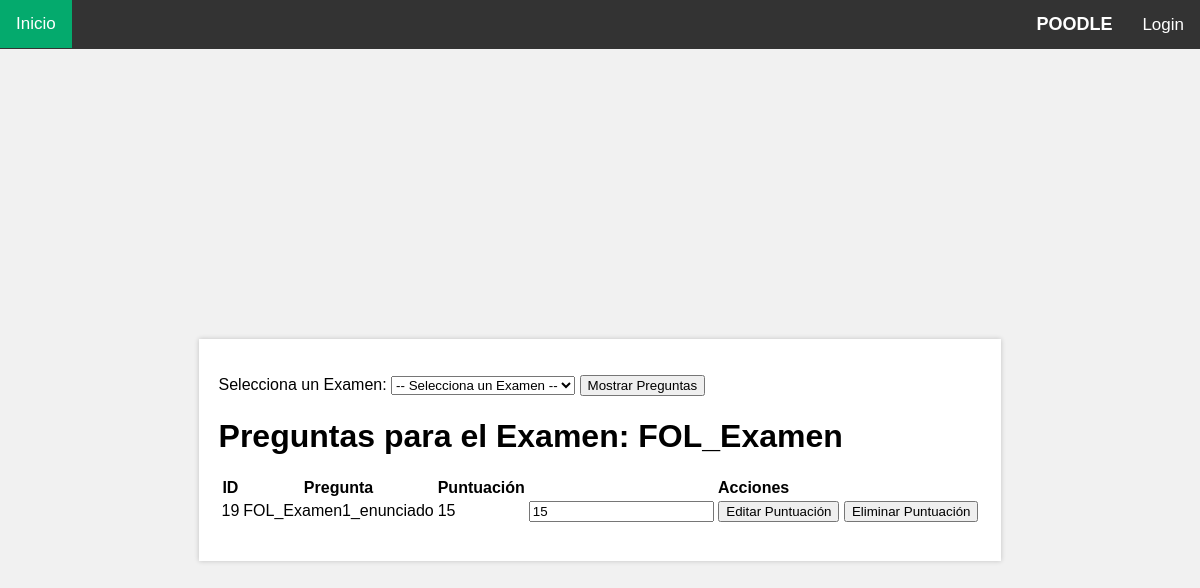
Screenshot of /editar_pregunta.php?examen=13 with the database file from the repository.
### tables this page shows
CREATE TABLE `examenes` (
  `id` int(11) NOT NULL,
  `titulo` text DEFAULT NULL,
  `grupo` int(11) DEFAULT NULL,
  `fk_categoria` int(11) DEFAULT NULL,
  `puntuacionTotal` int(11) DEFAULT NULL,
  `borrado` tinyint(1) DEFAULT NULL,
  `creador` varchar(40) DEFAULT NULL
);

CREATE TABLE `preguntas_examenes` (
  `examen` int(11) NOT NULL,
  `pregunta` int(11) NOT NULL,
  `puntuacion` int(11) DEFAULT NULL
);

CREATE TABLE `pregunta` (
  `id` int(11) NOT NULL,
  `enunciado` text DEFAULT NULL,
  `respuestaA` text DEFAULT NULL,
  `respuestaB` text DEFAULT NULL,
  `respuestaC` text DEFAULT NULL,
  `respuestaD` text DEFAULT NULL,
  `categoria` int(11) DEFAULT NULL,
  `correcto` text DEFAULT 'Respuesta_A'
);

### editar_pregunta.php (the view, shortened to what this page needs)
<!DOCTYPE html>
<html lang="en">
<head>
  <link rel="stylesheet" href="style.css">
</head>
<body>
  <?php require './navbar.php'; ?>
  <div class="content">
    <p>
    <?php
    $conn = getconn();
function sanitize($input) {
    global $conn;
    $input = trim($input);
    $input = stripslashes($input);
    $input = htmlspecialchars($input);
    $input = mysqli_real_escape_string($conn, $input);
    return $input;
}
$examsQuery = "SELECT id, titulo FROM examenes";
$examsResult = mysqli_query($conn, $examsQuery);
if (mysqli_num_rows($examsResult) > 0) {
    echo "<form method='GET' action=''>
        <label for='examen'>Selecciona un Examen:</label>
        <select name='examen' id='examen'>
            <option value=''>-- Selecciona un Examen --</option>";
    echo "</select>
        <button type='submit'>Mostrar Preguntas</button>
    </form>";
    if ($_SERVER['REQUEST_METHOD'] === 'GET' && isset($_GET['examen'])) {
        $examenId = sanitize($_GET['examen']);
        $examQuery = "SELECT * FROM examenes WHERE id = $examenId";
        $examResult = mysqli_query($conn, $examQuery);
        if (mysqli_num_rows($examResult) > 0) {
            $examRow = mysqli_fetch_assoc($examResult);
            $examTitle = $examRow['titulo'];
            $questionsQuery = "SELECT p.id, p.enunciado, pe.puntuacion
                FROM pregunta p
                INNER JOIN preguntas_examenes pe ON p.id = pe.pregunta
                WHERE pe.examen = $examenId";
            $questionsResult = mysqli_query($conn, $questionsQuery);
            echo "<h1>Preguntas para el Examen: $examTitle</h1>";
            if (mysqli_num_rows($questionsResult) > 0) {
                echo "<table>
                    <tr>
                        <th>ID</th>
                        <th>Pregunta</th>
                        <th>Puntuación</th>
                        <th>Acciones</th>
                    </tr>";
                while ($questionRow = mysqli_fetch_assoc($questionsResult)) {
                    $questionId = $questionRow['id'];
                    $questionEnunciado = $questionRow['enunciado'];
                    $questionPuntuacion = $questionRow['puntuacion'];
                    echo "<tr>
                        <td>$questionId</td>
                        <td>$questionEnunciado</td>
                        <td>$questionPuntuacion</td>
                        <td>
                            <form method='POST' action=''>
                                <input type='hidden' name='question_id' value='$questionId'>
                                <input type='number' name='score' value='$questionPuntuacion'>
                                <button type='submit' name='edit_score'>Editar Puntuación</button>
                                <button type='submit' name='delete_score'>Eliminar Puntuación</button>
                            </form>
                        </td>
                    </tr>";
                }
                echo "</table>";
            } else {
                echo "No se encontraron preguntas para este examen.";
            }
        } else {
            echo "Examen no encontrado.";
        }
    }
} else {
    echo "No se encontraron exámenes.";
}
?>
    </p>
  </div>
</body>
</html>

### style.css (style rules this page uses)
body { font-family: Verdana, sans-serif; display: flex; justify-content: center; align-items: center; height: 100vh; margin: 0; background-color: #f1f1f1; padding-top: 50px; }
.content { padding: 20px; background-color: white; max-width: 100%; box-shadow: 0 0 5px rgba(0, 0, 0, 0.2); }

### rows the page displays
examenes: titulo "FOL_Examen"
preguntas_examenes: pregunta "19", pregunta.enunciado "FOL_Examen1_enunciado", puntuacion "15", score "15"
